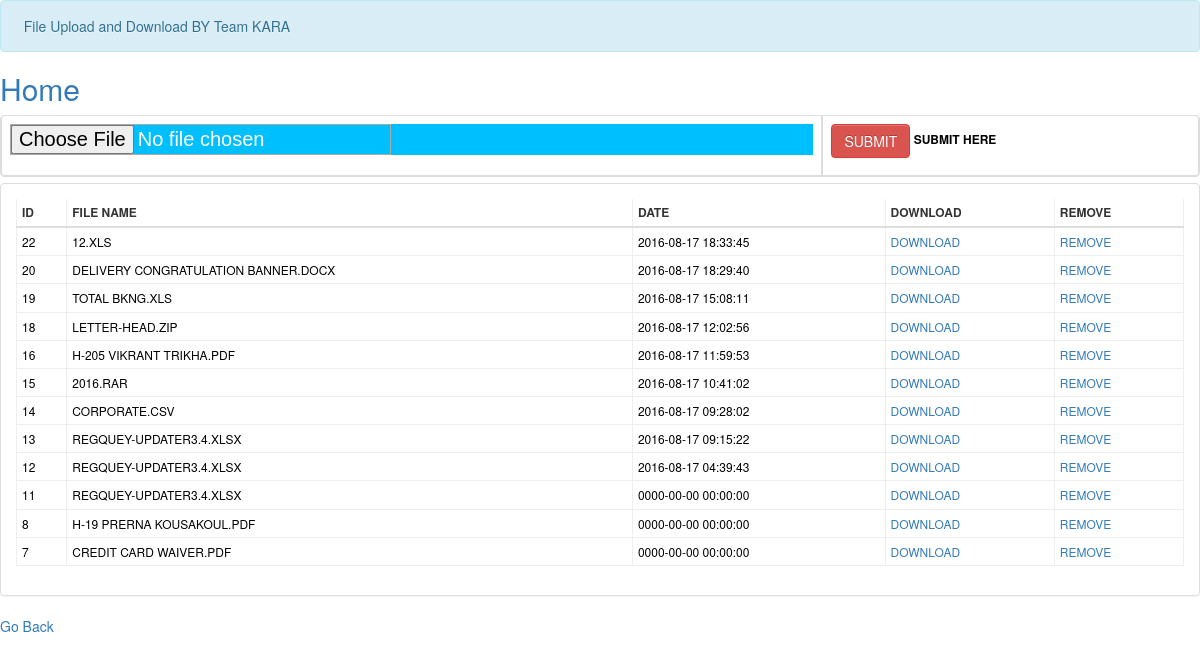
/upload.php, run on the app's committed database.
### tables this page shows
CREATE TABLE IF NOT EXISTS `upload` (
  `id` int(10) unsigned NOT NULL auto_increment,
  `name` varchar(255) NOT NULL,
  `date` datetime NOT NULL,
  PRIMARY KEY  (`id`)
);

### upload.php (the view, shortened to what this page needs)
<html>
<html>
<body>
<link href="css1/bootstrap.css" rel="stylesheet" type="text/css" media="screen">
<link rel="stylesheet" type="text/css" href="css1/DT_bootstrap.css">
<link rel="stylesheet" type="text/css" href="css1/font-awesome.css">
<link rel="stylesheet" href="css1/bootstrap.min.css">
<link rel="stylesheet" href="font-awesome1/css/font-awesome.min.css"/>
</head>
	<div class="alert alert-info">
								&nbsp;&nbsp;File Upload and Download BY Team KARA
                            </div>
	<h2><a href="dashboard.php">Home</a></h2>
							<table cellpadding="0" cellspacing="0" border="0" class="table table-bordered">
			<tr><td><form enctype="multipart/form-data"  action="" id="wb_Form1" name="form" method="post">
					<input type="file" name="photo" id="photo"  required="required"></td>
					<td><input type="submit" class="btn btn-danger" value="SUBMIT" name="submit">
			</form> <strong>SUBMIT HERE</strong></tr></td></table>
							 <div class="col-md-18">
	<div class="container-fluid" style="margin-top:0px;">
   <div class = "row">
		<div class="panel panel-default">
			<div class="panel-body">
				<div class="table-responsive">
							<form method="post" action="delete.php" >
                        <table cellpadding="0" cellspacing="0" border="0" class="table table-condensed" id="example">
                            <thead>
                                <tr>
                                    <th>ID</th>
                                    <th>FILE NAME</th>
                                   <th>Date</th>
				<th>Download</th>
				<th>Remove</th>
                                </tr>
                            </thead>
                            <tbody>
							<?php
							$query=mysql_query("select * from upload ORDER BY id DESC")or die(mysql_error());
							while($row=mysql_fetch_array($query)){
							$name=$row['name'];
							?>
										<tr>
                                         <td><?php echo $row['id'] ?></td>
                                         <td><?php echo $row['name'] ?></td>
                                         <td><?php echo $row['date'] ?></td>
										<td>
				<a href="download.php?filename=<?php echo $name;?>" title="click to download">Download</a>
				</td>
				<td>
				<a href="delete.php?del=<?php echo $row['id']?>">Remove</a>
				</td>
                                </tr>
						          <?php } ?>
                            </tbody>
                        </table>
                            </div>
        </div>
        </div>
        </div>
    </div>
<a href="dashboard.php">Go Back</a>
</body>
</html>

### upload.php (style rules this page uses)
.table tr th { border:#eee 1px solid; position:relative; #font-family:"Times New Roman", Times, serif; font-size:12px; text-transform:uppercase; }
table tr td { border:#eee 1px solid; color:#000; position:relative; #font-family:"Times New Roman", Times, serif; font-size:12px; text-transform:uppercase; }
#wb_Form1 { background-color: #00BFFF; border: 0px #000 solid; }
#photo { border: 1px #A9A9A9 solid; background-color: #00BFFF; color: #fff; font-family:Arial; font-size: 20px; }

### data on the page
upload: id "22", name "12.XLS", date "2016-08-17 18:33:45"
upload: id "20", name "DELIVERY CONGRATULATION BANNER.DOCX", date "2016-08-17 18:29:40"
upload: id "19", name "TOTAL BKNG.XLS", date "2016-08-17 15:08:11"
upload: id "18", name "LETTER-HEAD.ZIP", date "2016-08-17 12:02:56"
upload: id "16", name "H-205 VIKRANT TRIKHA.PDF", date "2016-08-17 11:59:53"
upload: id "15", name "2016.RAR", date "2016-08-17 10:41:02"
upload: id "14", name "CORPORATE.CSV", date "2016-08-17 09:28:02"
upload: id "13", name "REGQUEY-UPDATER3.4.XLSX", date "2016-08-17 09:15:22"
upload: id "12", name "REGQUEY-UPDATER3.4.XLSX", date "2016-08-17 04:39:43"
upload: id "11", name "REGQUEY-UPDATER3.4.XLSX", date "0000-00-00 00:00:00"
upload: id "8", name "H-19 PRERNA KOUSAKOUL.PDF", date "0000-00-00 00:00:00"
upload: id "7", name "CREDIT CARD WAIVER.PDF", date "0000-00-00 00:00:00"
